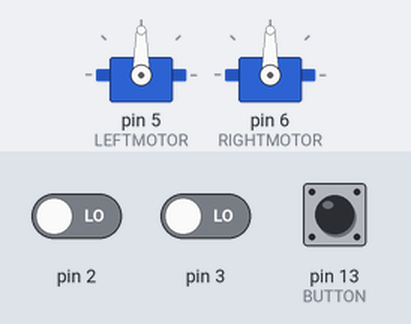
Simulated run of this sketch. Board: Arduino Uno, built with avr-gcc and run on an emulated ATmega328P. On the bench: 2 × servo. The test bench sets the inputs (shaded band); at power-on: pin 13 (BUTTON) LOW, pin 2 LOW, pin 3 LOW. What the sketch prints to the serial monitor is not drawn.

Above: at 1.2 s.
1.3 s: pin 13 (BUTTON) pulsed HIGH 2 times (0.12 s each, 0.3 s apart)
At 3.4 s:
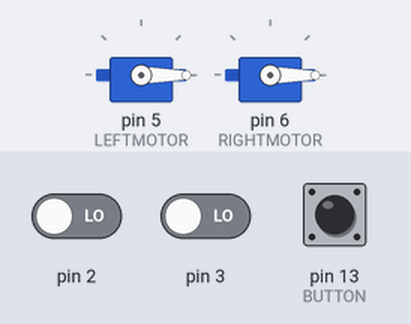
Timing chart, 0 to 4.9 s (numbered marks = the images above; inputs shaded):
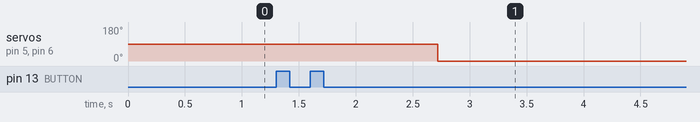

The sketch:

drive.ino
```cpp
#include <Servo.h>

#define ALILE 1
#define ELEV 0
#define BUTTON 13

#define LEFTMOTOR 5
#define RIGHTMOTOR 6

#define ALILEZERO 1500
#define ALILEMAX 1000
#define ALILEMIN 2000
#define ALILEDEAD 50

#define ELEVZERO 1500
#define ELEVMAX 1000
#define ELEVZMIN 2000
#define ELEVDEAD 100

boolean enabled = false;
int stillTime = 0;
int time = 0;
int printTime = 0;
int alie = 0;
int elev = 0;
int oldAlie = 0;
int oldElev = 0;
int leftMotor = 0;
int rightMotor = 0;

Servo leftServo;
Servo rightServo;

void setup() {
  leftServo.attach(LEFTMOTOR);
  rightServo.attach(RIGHTMOTOR);
  pinMode(ALILE, INPUT);
  pinMode(ELEV, INPUT);
  pinMode(BUTTON, INPUT);
  Serial.begin(9600);
  attachInterrupt(ALILE, alieRising, RISING);
  attachInterrupt(ELEV, elevRising, RISING);
  time = millis();
  printTime = time;
}

void loop() {
  time = millis();
  if (time - printTime >= 100) {
    Serial.print(alie);
    Serial.print(" : ");
    Serial.print(elev);
    Serial.print(" : ");
    Serial.println(pulseIn(BUTTON, HIGH));
    printTime = time;
  }

  //motors
  if(enabled) {
    if (alie < 1500 - ALILEDEAD || alie > 1500 + ALILEDEAD) {
      leftServo.writeMicroseconds(alie);
      stillTime = time;
    } else {
      leftServo.write(90);
    }
    if (elev < 1500 - ELEVDEAD || elev > 1500 + ELEVDEAD) {
      rightServo.writeMicroseconds(elev);
    }  else {
      rightServo.write(90);
    }
  }

  //safty
  if(time - stillTime >= 5000) {
    enabled = false;
    leftServo.write(90);
    rightServo.write(90);
  }

  if(pulseIn(BUTTON, HIGH) > 1500) {
    enabled = true;
  }
}

void alieRising() {
  attachInterrupt(ALILE, alieFalling, FALLING);
  oldAlie = micros();
}

void alieFalling() {
  attachInterrupt(ALILE, alieRising, RISING);
  alie = micros() - oldAlie;
}

void elevRising() {
  attachInterrupt(ELEV, elevFalling, FALLING);
  oldElev = micros();
}

void elevFalling() {
  attachInterrupt(ELEV, elevRising, RISING);
  elev = micros() - oldElev;
}
```

Measured:
- after the input at 1.3 s, servo on pin 5 (LEFTMOTOR), servo on pin 6 (RIGHTMOTOR): 90° → 0° after 1.4 s
